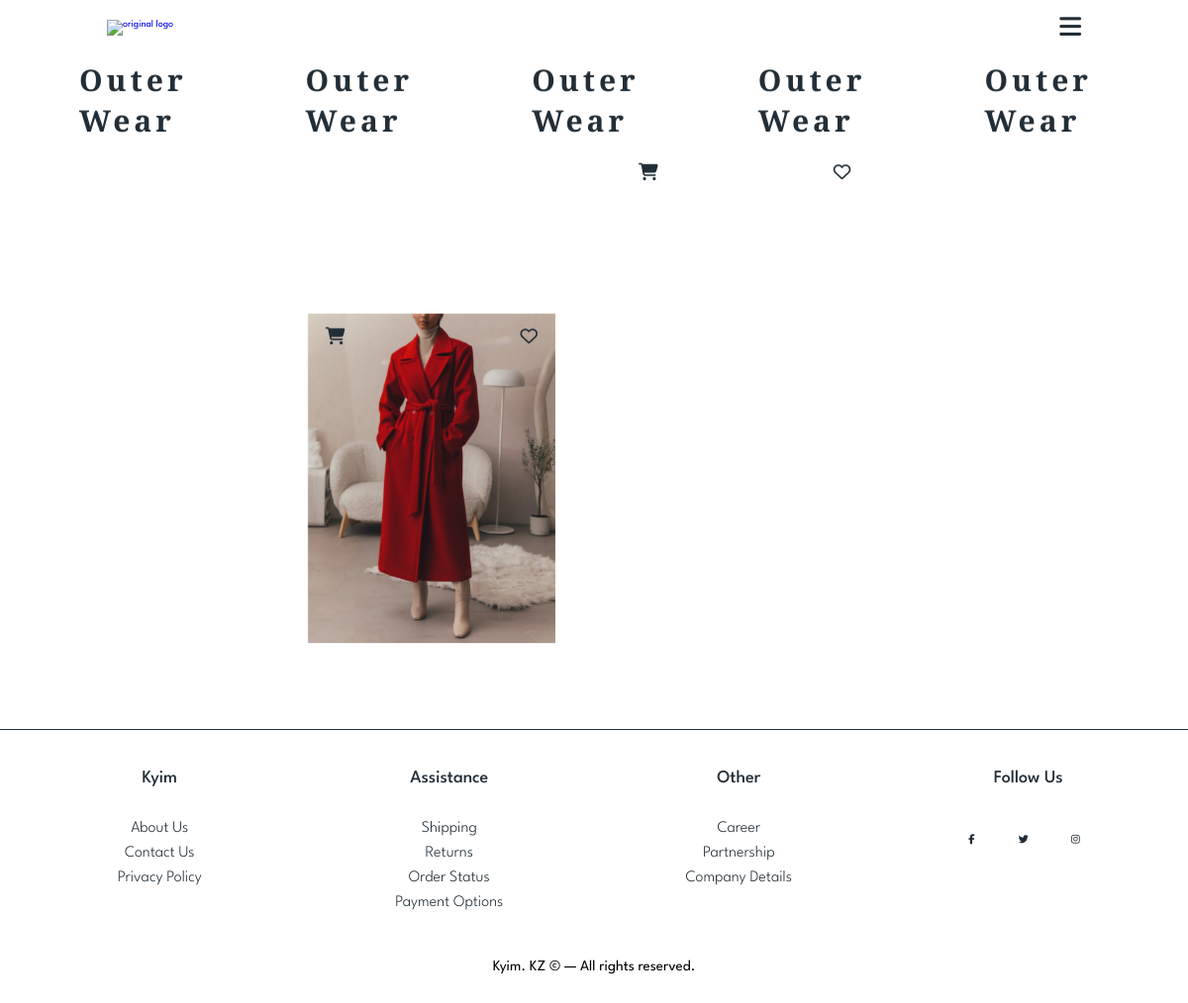
/category/cateh52caceg4/, run on the app's committed database.
### core/models.py (models this page shows, shortened)
class Product(models.Model):
    pid = ShortUUIDField(unique=True, length=10, max_length=20, alphabet="abcdefgh12345")
    user = models.ForeignKey(User, on_delete=models.SET_NULL, null=True, default=1)
    category = models.ForeignKey(Category, on_delete=models.SET_NULL, null=True, related_name="category", default=4)
    vendor = models.ForeignKey(Vendor, on_delete=models.SET_NULL, null=True, related_name = "product", default=7)
    title = models.CharField(max_length=100)
    image = models.ImageField (upload_to=user_directory_path, default="product.jpg")
    color = models.ForeignKey(Color, on_delete=models.SET_NULL, null=True, related_name="color")
    variants = models.ManyToManyField('self', blank=True) #checking
    description = models.CharField(null=True, blank=True, max_length=100)
    price = models.DecimalField (max_digits=12, decimal_places=0, default="50")#could be changed in future
    old_price = models.DecimalField (max_digits=12, decimal_places=0, default="80")#could be changed in future
    gender = models.CharField(max_length=100, default="Female")
    specifications = models.CharField(null=True, blank=True, max_length=100)
    tags = TaggableManager(blank=True)
    product_status = models.CharField (choices=STATUS, max_length=10, default="published")
    status = models. BooleanField(default=True)
    in_stock = models. BooleanField (default=True)
    featured = models. BooleanField (default=False)
    digital = models. BooleanField (default=False)
    sku = ShortUUIDField(unique=True, length=4, max_length=10, prefix="sku", alphabet="1234567890", null=True)
    date = models.DateTimeField (auto_now_add=True)
    updated = models.DateTimeField(null=True, blank=True)
    class Meta:
        verbose_name_plural = "Products"

class Category(models.Model):
    cid = ShortUUIDField(unique=True, length=10, max_length=20, prefix="cat", alphabet="abcdefgh12345")
    title = models.CharField(max_length=100, default="clothes")
    image = models.ImageField (upload_to="category", default="category.jpg")
    class Meta:
        verbose_name_plural = "Categories"

### core/views.py (the view)
# urls.py: path("category/<cid>/", category_product_list_view, name="category-product-list"),
def category_product_list_view(request, cid):
    category = Category.objects.get(cid=cid)
    products = Product.objects.filter(product_status="published", category=category)
    context = {
        "category": category,
        "products": products,
    }
    return render(request, 'core/category-product-list.html', context)

### core/context_processor.py (called while the page is built)
def default(request):
    categories = Category.objects.all()
    vendors = Vendor.objects.all()
    min_to_max_price = Product.objects.aggregate(Min("price"), Max("price"))
    return {
        'categories': categories,
        'vendors': vendors,
        'min_to_max_price': min_to_max_price,
    }

### templates/core/category-product-list.html (shortened to what this page needs)
{% extends 'partials/base.html' %}
{% load static %}
{% block content %}
<!DOCTYPE html>
<html data-theme="light">
<head>
  <link rel="stylesheet" href="{% static 'assets/css/category-list.css' %}">
</head>
    <div class="body">
      <div class="h1">
        {% for p in products %}
        <h1 class="move_words"> {{ p.category.title }} </h1>
        <h1 class="move_words"> {{ p.category.title }} </h1>
        <h1 class="move_words"> {{ p.category.title }} </h1>
        <h1 class="move_words"> {{ p.category.title }} </h1>
        <h1 class="move_words"> {{ p.category.title }} </h1>
        <h1 class="move_words"> {{ p.category.title }} </h1>
        {% endfor %}
      </div>
      <div class="gen">
        {% for p in products %}
        <div class="pic">
          <div class="imageholder">
            <a href="{% url 'core:product-detail' p.pid %}">
              <img src="{{ p.image.url }}" alt="" class="imgpic">
            </a>
            <div class="divis">
              <div class = "add-cart">
                <button class = "add add-to-cart-btn" data-index = "{{ p.id }}" id = "add-to-cart-btn"><i class="fa-solid fa-cart-shopping"></i></i></button>
              </div>
              <div class="add-wishlist">
                <button class = "button add-to-wishlist" data-product-item = "{{ p.id }}"><i class="fa-regular fa-heart"></i></button>
              </div>
            </div>
          </div>
        </div>
        {% endfor %}
     </div>
    </div>
{% endblock %}

### static/assets/css/base.css (style rules this page uses)
:root { --primary-font: "League Spartan", sans-serif; --hover-color: rgb(211, 211, 211); --grid-unit: 1rem; --border-radius-base: 0.5rem; }
[data-theme="light"] { --color-bg: #ffffff; --color-fg: #000000; --primary-color: #222e37; }
body { background-color: var(--color-bg); color: var(--color-fg); }
* { font-family: var(--primary-font); margin: 0; padding: 0; box-sizing: border-box; text-decoration: none; transition: .8s linear; }
html { font-size: 62.5%; }

### static/assets/css/category-list.css (style rules this page uses)
:root { --primary-color: #222e37; --primary-font: "League Spartan", sans-serif; --background-header-navbar: #ffffff; --hover-color: rgb(211, 211, 211); }
[data-theme="light"] { --color-bg: #ffffff; --color-fg: #000000; --primary-color: #222e37; }
* { font-family: var(--primary-font); margin: 0; padding: 0; box-sizing: border-box; text-decoration: none; transition: .2s linear; }
html { font-size: 62.5%; }
.body { transition: all 0.9s ease-in-out; opacity: 1; }
.gen { display: flex; justify-content: center; align-items: center; flex-wrap: wrap; padding: 20px; font-family: "Bona Nova", serif; font-weight: 400; font-style: normal; }
.pic { display: flex; justify-content: center; align-items: center; flex-wrap: wrap; transition: 0.3s opacity ease-in-out; flex-direction: column; margin: 12px; position: relative; }
.add-cart { margin-top: -340px; margin-left: -12px; }
.add-wishlist { margin-top: -340px; margin-left: 117px; }
.imageholder { padding: 15px; }
#add-to-cart-btn { font-family: "League Spartan", sans-serif; display: inline-block; outline: 0; text-align: center; cursor: pointer; padding: 17px 30px; border: 0; font-size: 17.5px; color: var(--primary-color); background: transparent; font-weight: 800; line-height: 30px; transition: scale .3s ease-in-out; }
.imgpic { width: 100%; max-width: 250px; opacity: 1; display: block; height: auto; transition: .5s ease; backface-visibility: hidden; }
button.button.add-to-wishlist { background: transparent; border: 1px transparent; color: var(--primary-color); font-size: 2rem; cursor: pointer; font-family: "League Spartan", sans-serif; display: inline-block; outline: 0; text-align: center; cursor: pointer; padding: 17px 30px; border: 0; font-size: 17.5px; color: var(--primary-color); background: transparent; font-weight: 800; line-height: 30px; transition: scale .3s ease-in-out; }
.h1 { display: flex; margin: 20px; padding-top: 20px; font-weight: 300; justify-content: flex-start; overflow: hidden; }
.divis { display: flex; flex-direction: row; justify-content: space-between; position: relative; }
h1 { font-family: "Bodoni Moda", serif; margin: 20px; color: var(--primary-color); }
.move_words { position: relative; animation: move-words 6000ms linear infinite; margin: 0; font-size: 30px; margin-top: 20px; letter-spacing: 4px; white-space: wrap; padding: 0 6rem; width: max-content; }

### data on the page
Product: category "Outer Wear"
Product: image (picture)
